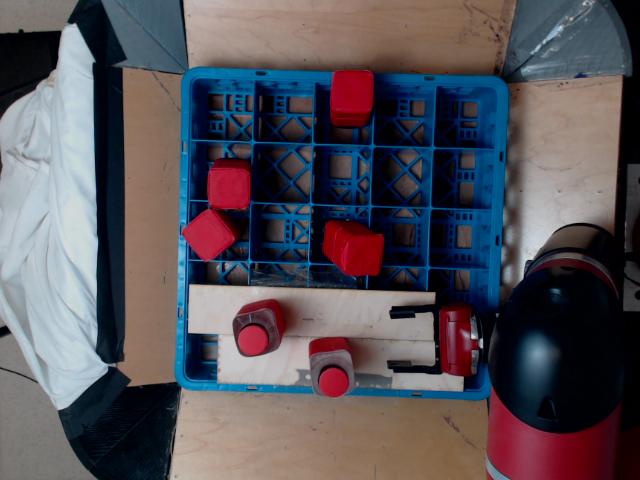
#> input picture cv/new_bottles/1.png, 640 x 480 px, found by its file name
$ python cv.py
#> lines starting #> are read from the running program, lines starting #| are printed output that depends on the picture; after the words box and inside, x2 and y2 are one past the last pixel; in counts of white or black regions, pixels touching at a corner belong together
import numpy as np
import cv2

def find_empty_space(img_dir):
	img = cv2.imread(img_dir)
#> img is the input picture: shape (480, 640, 3); mean B, G, R 89.1, 82.3, 86.4
	zone1 = img[88:143,195:255]
	zone2 = img[88:143,255:310]
	zone3 = img[88:143,310:365]
	zone4 = img[143:198,195:255]
	zone5 = img[143:198,255:310]
	zone6 = img[143:198,310:365]
	zone7 = img[198:253,195:255]
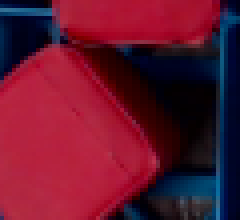
#> zone7: shape (55, 60, 3) (shown 4 times larger); mean B, G, R 45.8, 21.6, 99.7
	zone8 = img[198:253,255:310]
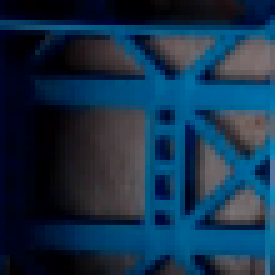
#> zone8: shape (55, 55, 3) (shown 5 times larger); mean B, G, R 73, 48.9, 21.1
	zone9 = img[198:253,310:365]
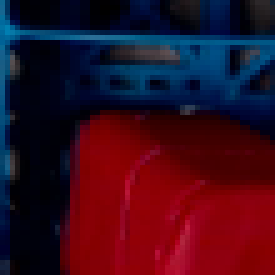
#> zone9: shape (55, 55, 3) (shown 5 times larger); mean B, G, R 31, 12.7, 53.4
	zones = [zone1, zone2, zone3, zone4, zone5, zone6, zone7, zone8, zone9]
	available_zones = []
	for i in range(len(zones)):
		lower_red = np.array([160, 50, 50])
		upper_red = np.array([180, 255, 255])
		img = cv2.cvtColor(zones[i], cv2.COLOR_BGR2HSV)
		mask = cv2.inRange(img, lower_red, upper_red)
		count = np.sum(np.nonzero(mask))
		if count < 48000:
			available_zones.append(i+1)
#> this loop made 9 passes
#> count on passes 1 to 9: 4376, 8558, 50620, 110835, 1278, 681, 91210, 120, 64926
#> pass 1, in find_empty_space, `mask = cv2.inRange(img, lower_red, upper_red)`:
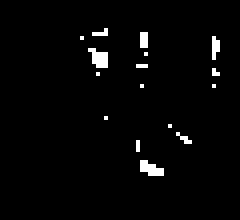
#> mask: shape (55, 60) (shown 4 times larger); 2.3% white in thin lines or dots, all inside (x1, y1, x2, y2) = (20, 7, 55, 44)
#> after the loop: img: shape (55, 55, 3); mean H, S, V 118.8, 242.2, 78.2
#> after the loop:
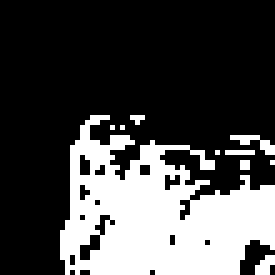
#> mask: shape (55, 55) (shown 5 times larger); 28.9% white; 10 white regions (9 under 20 px), largest, box (x1, y1, x2, y2) and area: (12, 23, 55, 55) 831
#> after the loop, available_zones = [1, 2, 5, 6, 8]
	return max(available_zones)

def find_bottle_center(img_dir):
	img = cv2.imread(img_dir)
	img = img[280:450,150:400]
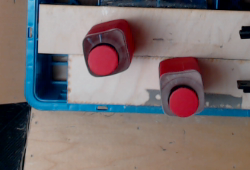
#> img: shape (170, 250, 3); mean B, G, R 112.3, 111.7, 123.4
	gray = cv2.cvtColor(img, cv2.COLOR_BGR2GRAY)
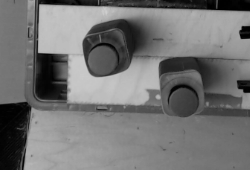
#> gray: shape (170, 250); min 0, max 206, mean 115.2

	# Blur using 3 * 3 kernel.
	gray_blurred = cv2.blur(gray, (3, 3))

	# Apply Hough transform on the blurred image.
	detected_circles = cv2.HoughCircles(gray_blurred,
										cv2.HOUGH_GRADIENT, 1, 20, param1=50,
										param2=30, minRadius=1, maxRadius=40)
#> detected_circles = [[102.5, 59.5, 13.8], [182.5, 102.5, 14.5], [42.5, 91.5, 19.1]]
	if detected_circles is not None:
		# Convert the circle parameters a, b and r to integers.
		detected_circles = np.uint16(np.around(detected_circles))
#> detected_circles = [[102, 60, 14], [182, 102, 14], [42, 92, 19]]
		for pt in detected_circles[0, :]:
			return 280+pt[0],150+pt[1]
#> this loop made 1 pass
	# no bottles found
	return None

if __name__ == '__main__':
	img_dir = '/Users/francisgeng/Desktop/cv/new_bottles/1.png' # feel free to change
	print(find_empty_space(img_dir))
	print(find_bottle_center(img_dir))

$ run again, with cv/new_bottles/2.png copied over cv/new_bottles/1.png
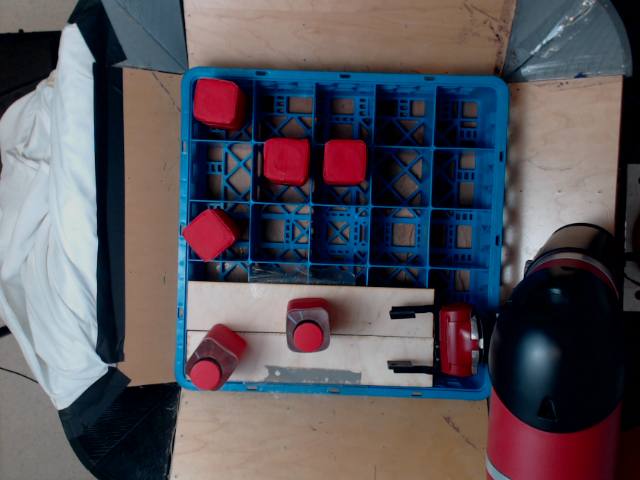
#> input picture cv/new_bottles/2.png, 640 x 480 px, found by its file name
#> in find_empty_space, img is the input picture: shape (480, 640, 3); mean B, G, R 90.7, 83.4, 86.9
#> the loop in find_empty_space, `for i in range(len(zones)):` made 9 passes
#> count on passes 1 to 8: 65891, 24262, 14827, 1724, 95472, 93072, 75443, 525
#> pass 1, in find_empty_space, `mask = cv2.inRange(img, lower_red, upper_red)`:
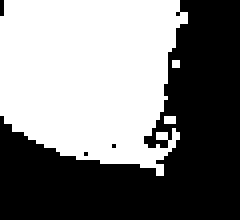
#> mask: shape (55, 60) (shown 4 times larger); 49.4% white; 3 white regions (2 under 20 px), largest, box (x1, y1, x2, y2) and area: (0, 0, 47, 44) 1621
#> after the loop in find_empty_space, `for i in range(len(zones)):`: available_zones = [2, 3, 4, 8, 9]
#> in find_bottle_center, `gray = cv2.cvtColor(img, cv2.COLOR_BGR2GRAY)`:
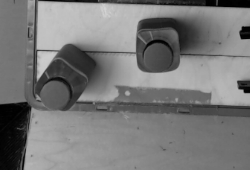
#> gray: shape (170, 250); min 0, max 211, mean 120.6
#> in find_bottle_center, `detected_circles = cv2.HoughCircles(gray_blurred, cv2.HOUGH_GRADIENT, ..`: detected_circles = [[54.5, 95.5, 14.9], [156.5, 57.5, 14.5]]
#> in find_bottle_center, `detected_circles = np.uint16(np.around(detected_circles))`: detected_circles = [[54, 96, 15], [156, 58, 14]]
#> the loop in find_bottle_center, `for pt in detected_circles[0, :]:` made 1 pass
